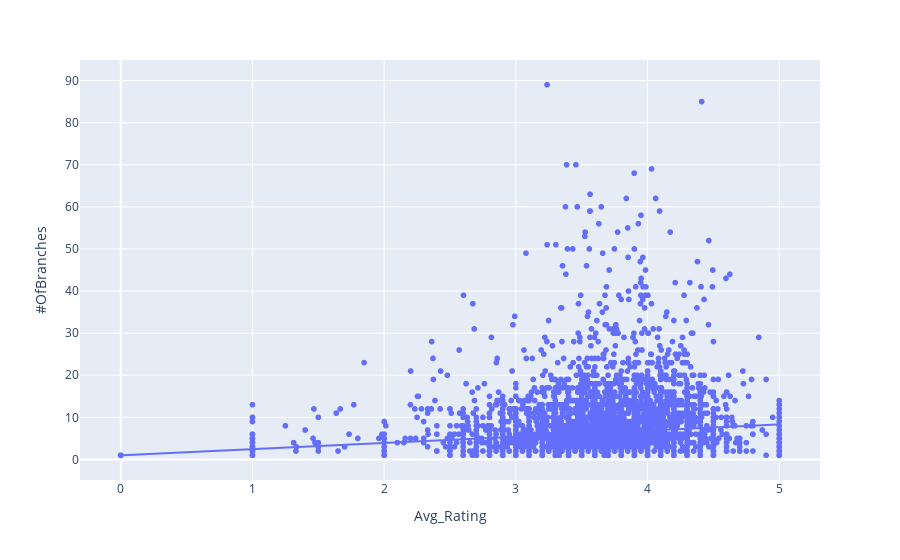

Source (notebook cell):
### Code cell
top_brands = zomato.Name.value_counts().head(7000).index
x = []
y = []
for tb in top_brands:
    x.append(zomato[zomato.Name == tb]['Rating'].mean())
    y.append(len(zomato[zomato.Name == tb]))

top_brands = pd.DataFrame(list(zip(x,y)))
top_brands.rename(columns = {0:'Avg_Rating', 1:'#OfBranches'}, inplace=True)
fig = px.scatter(top_brands, x="Avg_Rating", y="#OfBranches", trendline="ols")
fig.show()

### Figure 1 — Plotly figure (JSON) as saved in the notebook; plotly's stock layout.template omitted (floating-point values rounded to 4 significant figures; data arrays with more than 128 entries replaced by an {"elided": "..."} marker saying what was removed)
{"data": [{"hovertemplate": "Avg_Rating=%{x}<br>#OfBranches=%{y}<extra></extra>", "legendgroup": "", "marker": {"color": "#636efa", "symbol": "circle"}, "mode": "markers", "name": "", "showlegend": false, "type": "scattergl", "x": {"elided": "7000 float values"}, "xaxis": "x", "y": {"elided": "7000 int values"}, "yaxis": "y"}, {"hovertemplate": "<b>OLS trendline</b><br>#OfBranches = 1.46906 * Avg_Rating + 0.981622<br>R<sup>2</sup>=0.016169<br><br>Avg_Rating=%{x}<br>#OfBranches=%{y} <b>(trend)</b><extra></extra>", "legendgroup": "", "marker": {"color": "#636efa", "symbol": "circle"}, "mode": "lines", "name": "", "showlegend": false, "type": "scattergl", "x": {"elided": "7000 float values"}, "xaxis": "x", "y": {"elided": "7000 float values"}, "yaxis": "y"}], "layout": {"legend": {"tracegroupgap": 0}, "margin": {"t": 60}, "xaxis": {"anchor": "y", "domain": [0, 1], "title": {"text": "Avg_Rating"}}, "yaxis": {"anchor": "x", "domain": [0, 1], "title": {"text": "#OfBranches"}}}}
